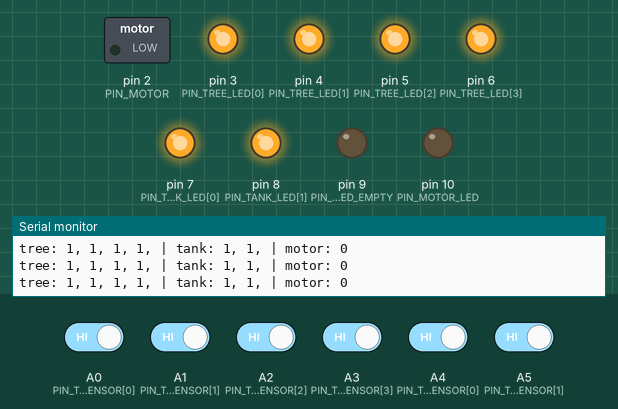
Bench run of a sketch on a simulated Arduino Uno, built with avr-gcc and run on an emulated ATmega328P. On the bench: switched loads named in the sketch (green lamp = pin HIGH), output pins drawn as LEDs (lit = HIGH), the last lines printed to the serial monitor. The test bench sets the inputs (shaded band); at power-on: A0 (PIN_TREE_SENSOR[0]), A1 (PIN_TREE_SENSOR[1]), A2 (PIN_TREE_SENSOR[2]), A3 (PIN_TREE_SENSOR[3]), A4 (PIN_TANK_SENSOR[0]), A5 (PIN_TANK_SENSOR[1]) HIGH.

Above: at 1.3 s.
1.4 s: A0 (PIN_TREE_SENSOR[0]) driven LOW
At 2.7 s:
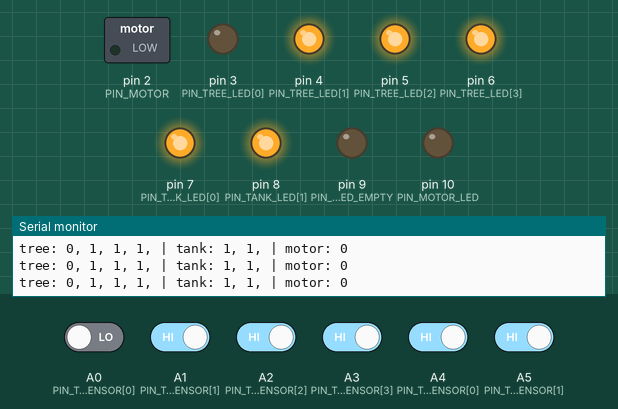
3.0 s: A1 (PIN_TREE_SENSOR[1]) driven LOW
At 4.2 s:
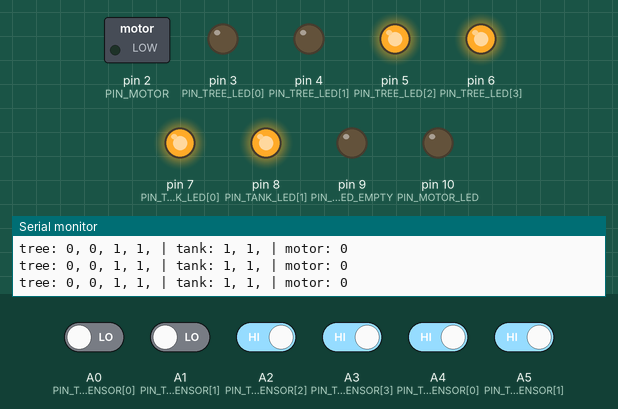
4.5 s: A2 (PIN_TREE_SENSOR[2]) driven LOW
At 5.6 s:
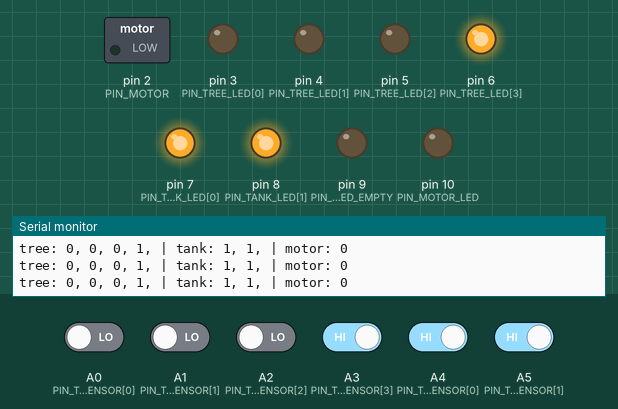
6.0 s: A3 (PIN_TREE_SENSOR[3]) driven LOW
At 6.5 s:
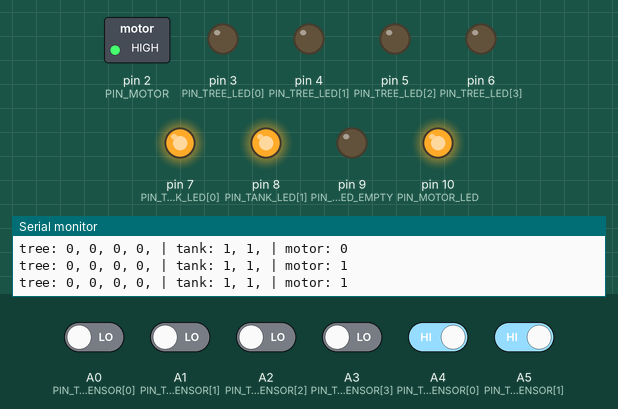
7.5 s: A4 (PIN_TANK_SENSOR[0]) driven LOW
At 7.9 s:
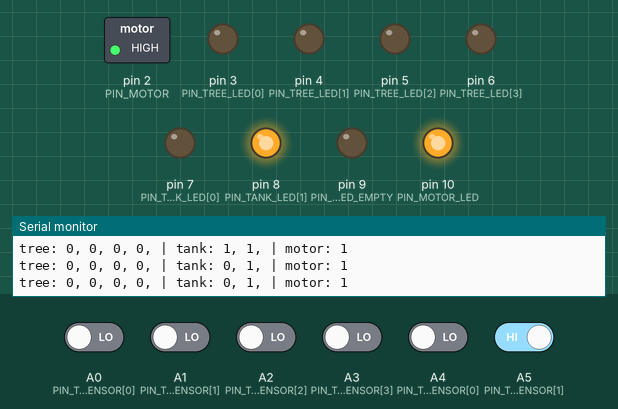
9.0 s: A5 (PIN_TANK_SENSOR[1]) driven LOW
At 10.4 s:
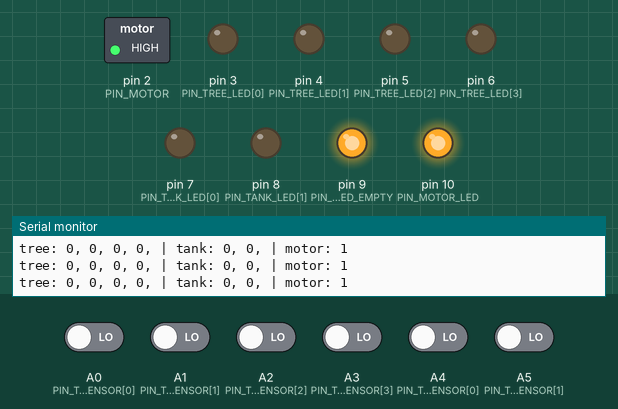
Timing chart, 0 to 11.5 s (numbered marks = the images above; inputs shaded):
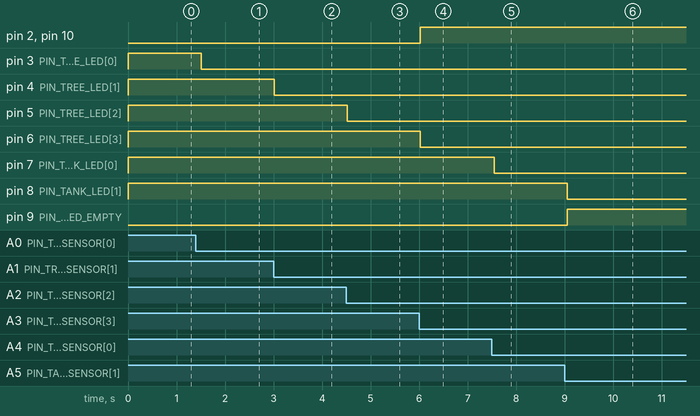

Measured:
- after the input at 1.4 s, pin 3 (PIN_TREE_LED[0]): HIGH → LOW after 0.11 s
- after the input at 3.0 s, pin 4 (PIN_TREE_LED[1]): HIGH → LOW at once
- after the input at 4.5 s, pin 5 (PIN_TREE_LED[2]): HIGH → LOW at once
- after the input at 6.0 s, pin 2 (PIN_MOTOR), pin 10 (PIN_MOTOR_LED): LOW → HIGH at once; pin 6 (PIN_TREE_LED[3]): HIGH → LOW at once
- after the input at 7.5 s, pin 7 (PIN_TANK_LED[0]): HIGH → LOW after 0.05 s
- after the input at 9.0 s, pin 8 (PIN_TANK_LED[1]): HIGH → LOW after 0.05 s; pin 9 (PIN_TANK_LED_EMPTY): LOW → HIGH after 0.05 s

The sketch:

tree_waterer.ino
```cpp
const int TREE_N = 4;
const int PIN_TREE_SENSOR[] = {A0, A1, A2, A3}; //used as digital
const int PIN_TREE_LED[] = {3, 4, 5, 6};
int tree_sensor[4];

const int TANK_N = 2;
const int PIN_TANK_SENSOR[] = {A4, A5}; //used as digital
const int PIN_TANK_LED[] = {7, 8};
const int PIN_TANK_LED_EMPTY = 9;
int tank_sensor[2];

const int PIN_MOTOR = 2;
const int PIN_MOTOR_LED = 10;
bool motor_status = 0;


void setup() {
  for (int i = 0; i < TREE_N; i++) {
    pinMode(PIN_TREE_LED[i], OUTPUT);
    pinMode(PIN_TREE_SENSOR[i], INPUT_PULLUP);
  }

  for (int i = 0; i < TANK_N; i++) {
    pinMode(PIN_TANK_LED[i], OUTPUT);
    pinMode(PIN_TANK_SENSOR[i], INPUT_PULLUP);
  }
  pinMode(PIN_TANK_LED_EMPTY, OUTPUT);

  pinMode(PIN_MOTOR, OUTPUT);
  pinMode(PIN_MOTOR_LED, OUTPUT);

  Serial.begin(9600);
}


void loop() {
  tree_waterer();
}


void tree_waterer() {
  sensor_read_write();

  while (!any_tree_sensors_on()) {
    motor(1);
    sensor_read_write();
    delay(250);
  }
  motor(0);

  delay(250);
}


void sensor_read_write() {
  read_sensors();
  led_write();
  serial_write_sensors();
}


void read_sensors() {
  for (int i = 0; i < TREE_N; i++) {
    tree_sensor[i] = digitalRead(PIN_TREE_SENSOR[i]);
  }

  for (int i = 0; i < TANK_N; i++) {
    tank_sensor[i] = digitalRead(PIN_TANK_SENSOR[i]);
  }
}


void led_write() {
  for (int i = 0; i < TREE_N; i++) {
    digitalWrite(PIN_TREE_LED[i], tree_sensor[i]);
  }

  bool any_tank_sensors_on = false;
  for (int i = 0; i < TANK_N; i++) {
    if (tank_sensor[i]) {
      any_tank_sensors_on = true;
    }
    digitalWrite(PIN_TANK_LED[i], tank_sensor[i]);
  }

  digitalWrite(PIN_TANK_LED_EMPTY, !any_tank_sensors_on);
}


void serial_write_sensors() {
  String sep = F(", ");

  Serial.print(F("tree: "));
  for (int i = 0; i < TREE_N; i++) {
    Serial.print(tree_sensor[i]);
    Serial.print(sep);
  }

  Serial.print(F("| tank: "));
  for (int i = 0; i < TANK_N; i++) {
    Serial.print(tank_sensor[i]);
    Serial.print(sep);
  }

  Serial.print(F("| motor: "));
  Serial.print(motor_status);

  Serial.println();
}


bool any_tree_sensors_on() {
  bool result = false;
  for (int i = 0; i < TREE_N; i++) {
    if (tree_sensor[i]) {
      result = true;
      break;
    }
  }
  return result;
}


void motor(bool status_) {
  motor_status = status_;
  digitalWrite(PIN_MOTOR,     status_);
  digitalWrite(PIN_MOTOR_LED, status_);
}


void led_test() {
  for (int i = 0; i < TREE_N; i++) {
    blink_led(PIN_TREE_LED[i]);
  }

  blink_led(PIN_TANK_LED_EMPTY);

  for (int i = 0; i < TANK_N; i++) {
    blink_led(PIN_TANK_LED[i]);
  }

  blink_led(PIN_MOTOR_LED);
}


void blink_led(int pin) {
  digitalWrite(pin, HIGH);
  delay(500);
  digitalWrite(pin, LOW);
}


void motor_test() {
  motor(1);
  delay(2000);
  motor(0);
  delay(2000);
}
```
